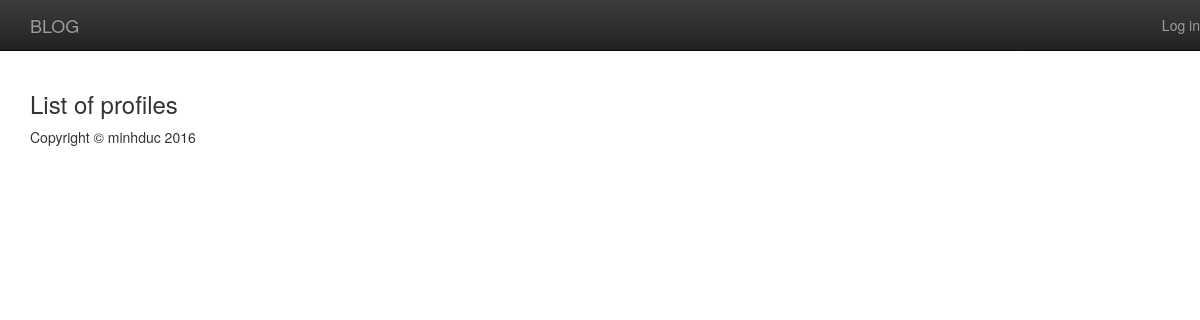
The page /profile/ on the database as committed earlier.
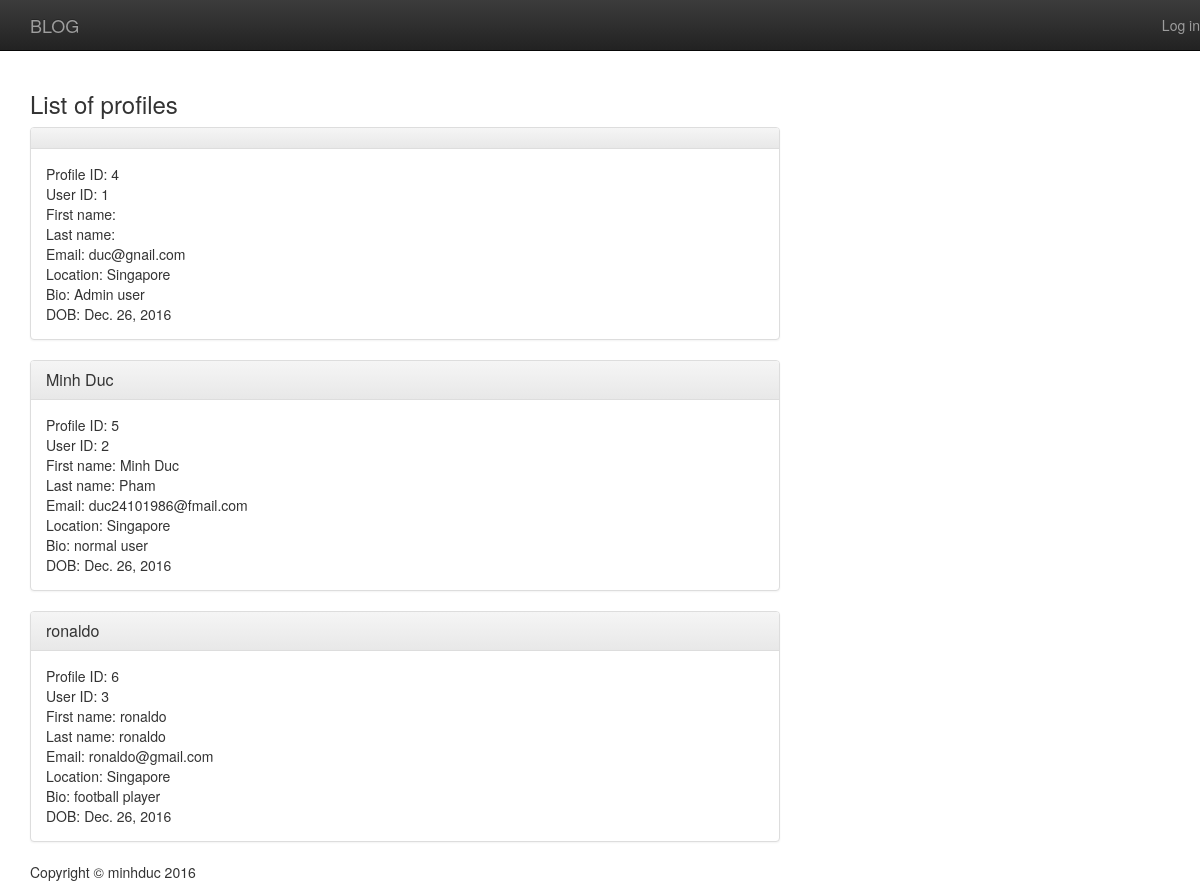
The same page on the database as committed later.
### user_profile/models.py (models this page shows)
class UserProfile(models.Model):
	user = models.OneToOneField(User)
	bio = models.TextField(max_length=500, blank=True)
	location = models.CharField(max_length=30, blank=True)
	birth_date = models.DateField(null=True, blank=True)

### user_profile/views.py (the view)
def user_profile_list(request):
	user_profiles = UserProfile.objects.all()
	context = {'user_profiles':user_profiles, 'request_user': request.user}
	return render(request, 'user_profile/list.html', context)

### user_profile/templates/user_profile/list.html (shortened to what this page needs)
{% extends "user_profile/base.html" %}
{% block content %}
        <h3> List of profiles </h3>
        {% for user_profile in user_profiles %}
            <div class="panel panel-default">
                <div class="panel-heading">
                    <h3 class="panel-title"> <a href="/profile/{{user_profile.id}}">{{user_profile.user.first_name}} </a> </h3>
                </div>
                <div class="panel-body">
                    Profile ID: {{user_profile.id}}<br>
                    User ID: {{user_profile.user.id}}<br>
                    First name: {{user_profile.user.first_name}}<br>
                    Last name: {{user_profile.user.last_name}}<br>
                    Email: {{user_profile.user.email}}<br>
                    Location: {{user_profile.location}}<br>
                    Bio: {{user_profile.bio}}<br>
                    DOB: {{user_profile.birth_date}}<br>
                </div>
            </div>
        {% endfor %}
{% endblock %}

Rows that differ between the two databases and show on the page:
added UserProfile: id "4", user.id "1", user.email "duc@gnail.com", location "Singapore", bio "Admin user", birth_date "Dec. 26, 2016"
added UserProfile: user.first_name "Minh Duc", id "5", user.id "2", user.last_name "Pham", user.email "duc24101986@fmail.com", location "Singapore", bio "normal user", birth_date "Dec. 26, 2016"
added UserProfile: user.first_name "ronaldo", id "6", user.id "3", user.last_name "ronaldo", user.email "ronaldo@gmail.com", location "Singapore", bio "football player", birth_date "Dec. 26, 2016"
